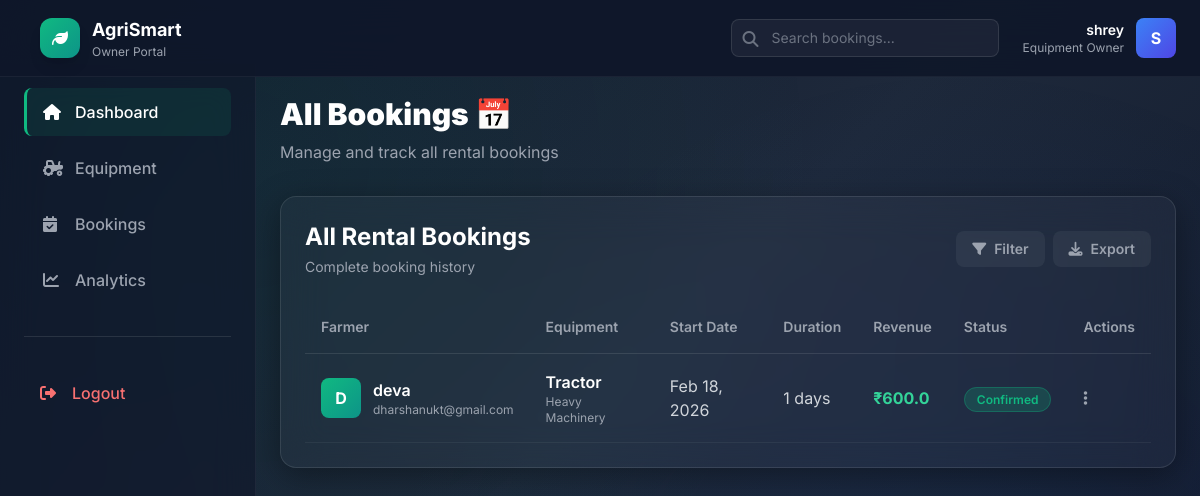
The page /owner/bookings (signed in) on the database its author committed.
### app.py (models this page shows)
class User(UserMixin, db.Model):
    id = db.Column(db.Integer, primary_key=True)
    email = db.Column(db.String(120), unique=True, nullable=False)
    password = db.Column(db.String(60), nullable=False)
    name = db.Column(db.String(100), nullable=False)
    role = db.Column(db.String(20), nullable=False)  # 'farmer' or 'owner'
    location = db.Column(db.String(100))
    created_at = db.Column(db.DateTime, default=datetime.utcnow)
    rentals = db.relationship('Rental', backref='user', lazy=True)
    notifications = db.relationship('Notification', backref='user', lazy=True)

class Rental(db.Model):
    id = db.Column(db.Integer, primary_key=True)
    user_id = db.Column(db.Integer, db.ForeignKey('user.id'), nullable=False)
    equipment_id = db.Column(db.Integer, db.ForeignKey('equipment.id'), nullable=False)
    start_date = db.Column(db.Date, nullable=False)
    duration = db.Column(db.Integer, nullable=False)  # in days
    rental_cost = db.Column(db.Float, nullable=False)  # Daily rental cost only
    fuel_cost = db.Column(db.Float, default=0.0)  # Fixed fuel cost for this rental
    total_cost = db.Column(db.Float, nullable=False)  # rental_cost + fuel_cost
    status = db.Column(db.String(20), default='pending')  # pending, confirmed, completed, cancelled
    created_at = db.Column(db.DateTime, default=datetime.utcnow)

class Equipment(db.Model):
    id = db.Column(db.Integer, primary_key=True)
    name = db.Column(db.String(100), nullable=False)
    category = db.Column(db.String(50), nullable=False)
    description = db.Column(db.Text)
    price_per_day = db.Column(db.Float, nullable=False)
    availability = db.Column(db.Boolean, default=True)
    usage_type = db.Column(db.String(50))
    fuel_fixation = db.Column(db.Float, default=0.0)  # Fixed fuel cost per rental
    fuel_unit = db.Column(db.String(50), default='per_rental')  # per_rental or per_day
    created_at = db.Column(db.DateTime, default=datetime.utcnow)
    rentals = db.relationship('Rental', backref='equipment', lazy=True)

### app.py (the view)
@app.route('/owner/bookings')
@login_required
def owner_bookings():
    if current_user.role != 'owner':
        return redirect(url_for('farmer_dashboard'))
    bookings = Rental.query.order_by(Rental.created_at.desc()).all()
    return render_template('owner_dashboard.html', bookings=bookings, bookings_mode=True, owner_view=True)

### app.py (called while the page is built)
@login_manager.user_loader
def load_user(user_id):
    return User.query.get(int(user_id))

### templates/owner_dashboard.html (shortened to what this page needs)
<!DOCTYPE html>
<html lang="en">
<head>
    <script src="https://cdn.tailwindcss.com"></script>
    <link rel="stylesheet" href="https://cdnjs.cloudflare.com/ajax/libs/font-awesome/6.4.0/css/all.min.css">
</head>
<body class="min-h-screen text-white">
    <nav class="nav-glass fixed w-full z-50">
        <div class="px-6 py-4">
            <div class="flex justify-between items-center">
                <div class="flex items-center space-x-4">
                    <div class="flex items-center space-x-3">
                        <div class="w-10 h-10 rounded-xl bg-gradient-to-br from-emerald-500 to-teal-600 flex items-center justify-center shadow-lg">
                            <i class="fas fa-leaf text-white"></i>
                        </div>
                        <div>
                            <h1 class="text-lg font-bold text-white">AgriSmart</h1>
                            <p class="text-xs text-gray-400">Owner Portal</p>
                        </div>
                    </div>
                </div>
                <div class="flex items-center space-x-6">
                    <div class="hidden md:block">
                        <div class="relative">
                            <input type="text" placeholder="Search bookings..." class="bg-white bg-opacity-5 border border-white border-opacity-10 rounded-lg px-4 py-2 pl-10 text-sm text-white placeholder-gray-500 focus:outline-none focus:border-emerald-500">
                            <i class="fas fa-search absolute left-3 top-3 text-gray-500"></i>
                        </div>
                    </div>
                    <div class="flex items-center space-x-3">
                        <div>
                            <p class="text-sm font-semibold text-white text-right">{{ current_user.name }}</p>
                            <p class="text-xs text-gray-400 text-right">Equipment Owner</p>
                        </div>
                        <div class="w-10 h-10 bg-gradient-to-br from-blue-500 to-indigo-600 rounded-lg flex items-center justify-center font-bold">
                            {{ current_user.name[0].upper() }}
                        </div>
                    </div>
                </div>
            </div>
        </div>
    </nav>
    <aside id="sidebar" class="sidebar-glass fixed left-0 top-16 h-full w-64 z-40 transform -translate-x-full lg:translate-x-0 transition-transform duration-300">
        <div class="p-6">
            <nav class="space-y-2">
                <a href="{{ url_for('owner_dashboard') }}" class="nav-item active flex items-center space-x-3 px-4 py-3 rounded-lg text-white">
                    <i class="fas fa-home w-5"></i>
                    <span class="font-medium">Dashboard</span>
                </a>
                <a href="{{ url_for('owner_equipment') }}" class="nav-item flex items-center space-x-3 px-4 py-3 rounded-lg text-gray-400 hover:text-white">
                    <i class="fas fa-tractor w-5"></i>
                    <span class="font-medium">Equipment</span>
                </a>
                <a href="{{ url_for('owner_bookings') }}" class="nav-item flex items-center space-x-3 px-4 py-3 rounded-lg text-gray-400 hover:text-white">
                    <i class="fas fa-calendar-check w-5"></i>
                    <span class="font-medium">Bookings</span>
                </a>
                <a href="{{ url_for('owner_analytics') }}" class="nav-item flex items-center space-x-3 px-4 py-3 rounded-lg text-gray-400 hover:text-white">
                    <i class="fas fa-chart-line w-5"></i>
                    <span class="font-medium">Analytics</span>
                </a>
            </nav>
            <div class="mt-8 pt-8 border-t border-white border-opacity-10">
                <a href="{{ url_for('logout') }}" class="flex items-center space-x-3 px-4 py-3 rounded-lg text-red-400 hover:bg-red-500 hover:bg-opacity-10 transition-all">
                    <i class="fas fa-sign-out-alt w-5"></i>
                    <span class="font-medium">Logout</span>
                </a>
            </div>
        </div>
    </aside>
    <main class="lg:ml-64 pt-24 p-6 relative z-10">
        <div class="max-w-7xl mx-auto">
            <div class="mb-8">
                {% if analytics_mode %}
                    <h2 class="text-3xl font-black text-white mb-2">Analytics Dashboard 📈</h2>
                    <p class="text-gray-400">Detailed business insights and performance metrics</p>
                {% elif bookings_mode %}
                    <h2 class="text-3xl font-black text-white mb-2">All Bookings 📅</h2>
                    <p class="text-gray-400">Manage and track all rental bookings</p>
                {% elif settings_mode %}
                    <h2 class="text-3xl font-black text-white mb-2">Settings ⚙️</h2>
                    <p class="text-gray-400">Configure your account and preferences</p>
                {% else %}
                    <h2 class="text-3xl font-black text-white mb-2">Business Overview 📊</h2>
                    <p class="text-gray-400">Monitor your equipment rental performance</p>
                {% endif %}
            </div>
            {% if bookings_mode %}
                <div class="glass-morphism rounded-2xl p-6">
                    <div class="flex justify-between items-center mb-6">
                        <div>
                            <h3 class="text-2xl font-bold text-white mb-1">All Rental Bookings</h3>
                            <p class="text-sm text-gray-400">Complete booking history</p>
                        </div>
                        <div class="flex space-x-2">
                            <button class="px-4 py-2 rounded-lg bg-white bg-opacity-5 hover:bg-opacity-10 text-sm font-semibold text-gray-400 hover:text-white transition-all">
                                <i class="fas fa-filter mr-2"></i>Filter
                            </button>
                            <button class="px-4 py-2 rounded-lg bg-white bg-opacity-5 hover:bg-opacity-10 text-sm font-semibold text-gray-400 hover:text-white transition-all">
                                <i class="fas fa-download mr-2"></i>Export
                            </button>
                        </div>
                    </div>
                    {% if bookings %}
                    <div class="overflow-x-auto">
                        <table class="w-full">
                            <thead>
                                <tr class="border-b border-white border-opacity-10">
                                    <th class="text-left py-4 px-4 text-sm font-semibold text-gray-400">Farmer</th>
                                    <th class="text-left py-4 px-4 text-sm font-semibold text-gray-400">Equipment</th>
                                    <th class="text-left py-4 px-4 text-sm font-semibold text-gray-400">Start Date</th>
                                    <th class="text-left py-4 px-4 text-sm font-semibold text-gray-400">Duration</th>
                                    <th class="text-left py-4 px-4 text-sm font-semibold text-gray-400">Revenue</th>
                                    <th class="text-left py-4 px-4 text-sm font-semibold text-gray-400">Status</th>
                                    <th class="text-left py-4 px-4 text-sm font-semibold text-gray-400">Actions</th>
                                </tr>
                            </thead>
                            <tbody>
                                {% for rental in bookings %}
                                <tr class="border-b border-white border-opacity-5 hover:bg-white hover:bg-opacity-5 transition-colors">
                                    <td class="py-4 px-4">
                                        <div class="flex items-center space-x-3">
                                            <div class="w-10 h-10 bg-gradient-to-br from-emerald-500 to-teal-600 rounded-lg flex items-center justify-center font-bold">
                                                {{ rental.user.name[0].upper() }}
                                            </div>
                                            <div>
                                                <p class="font-semibold text-white">{{ rental.user.name }}</p>
                                                <p class="text-xs text-gray-400">{{ rental.user.email }}</p>
                                            </div>
                                        </div>
                                    </td>
                                    <td class="py-4 px-4">
                                        <div>
                                            <p class="font-semibold text-white">{{ rental.equipment.name }}</p>
                                            <p class="text-xs text-gray-400">{{ rental.equipment.category }}</p>
                                        </div>
                                    </td>
                                    <td class="py-4 px-4 text-gray-300">{{ rental.start_date.strftime('%b %d, %Y') }}</td>
                                    <td class="py-4 px-4 text-gray-300">{{ rental.duration }} days</td>
                                    <td class="py-4 px-4">
                                        <span class="font-bold text-emerald-400">₹{{ rental.total_cost }}</span>
                                    </td>
                                    <td class="py-4 px-4">
                                        <span class="badge-{{ rental.status }} px-3 py-1 rounded-full text-xs font-semibold">
                                            {{ rental.status.capitalize() }}
                                        </span>
                                    </td>
                                    <td class="py-4 px-4">
                                        <button class="text-gray-400 hover:text-white transition-colors">
                                            <i class="fas fa-ellipsis-v"></i>
                                        </button>
                                    </td>
                                </tr>
                                {% endfor %}
                            </tbody>
                        </table>
                    </div>
                    {% endif %}
                </div>
            {% endif %}
        </div>
    </main>
</body>
</html>

### templates/owner_dashboard.html (style rules this page uses)
* { font-family: 'Inter', sans-serif; }
body { background: linear-gradient(135deg, #0f172a 0%, #1e293b 50%, #0f172a 100%); position: relative; }
body::before { content: ''; position: fixed; top: 0; left: 0; right: 0; bottom: 0; background: radial-gradient(circle at 20% 20%, rgba(16, 185, 129, 0.08) 0%, transparent 50%), radial-gradient(circle at 80% 80%, rgba(59, 130, 246, 0.08) 0%, transparent 50%); pointer-events: none; z-index: 0; }
.glass-morphism { background: rgba(255, 255, 255, 0.03); backdrop-filter: blur(20px); border: 1px solid rgba(255, 255, 255, 0.1); box-shadow: 0 8px 32px 0 rgba(0, 0, 0, 0.37); }
.nav-glass { background: rgba(15, 23, 42, 0.9); backdrop-filter: blur(20px); border-bottom: 1px solid rgba(255, 255, 255, 0.05); }
.sidebar-glass { background: rgba(15, 23, 42, 0.6); backdrop-filter: blur(20px); border-right: 1px solid rgba(255, 255, 255, 0.05); }
.nav-item { transition: all 0.3s ease; border-left: 3px solid transparent; }
.nav-item:hover, .nav-item.active { background: rgba(16, 185, 129, 0.1); border-left-color: #10b981; }
.badge-confirmed { background: rgba(16, 185, 129, 0.2); color: #10b981; border: 1px solid rgba(16, 185, 129, 0.3); }

### rows shown on the page
User: name "shrey", name "S"
Rental: user "D", user.name "deva", user.email "dharshanukt@gmail.com", equipment.name "Tractor", equipment.category "Heavy Machinery", start_date "Feb 18, 2026", duration "1", total_cost "600.0", status "Confirmed"
